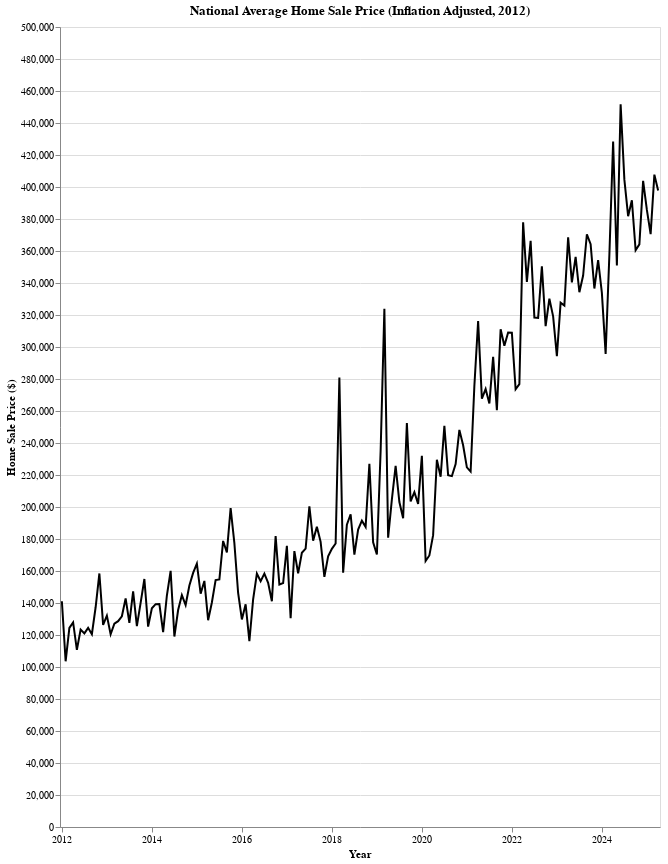

The cell this chart's notebook holds for it:
### Code cell
# tick marks on x-axis only for January 1st dates of even years.
xticks = list(df_nat_avg[df_nat_avg['DATE'].str.endswith('01-01')]['DATE'].unique())
xticks = xticks[::2]
# Use only the year value for x-axis labels.
date_axis_labels = (
    "datum.label == '2012-01-01' ? '2012'\
    : datum.label == '2014-01-01' ? '2014'\
    : datum.label == '2016-01-01' ? '2016'\
    : datum.label == '2018-01-01' ? '2018'\
    : datum.label == '2020-01-01' ? '2020'\
    : datum.label == '2022-01-01' ? '2022'\
    : datum.label == '2024-01-01' ? '2024'\
    : 'Other'"
)

# Line chart for sale price national average.
line_nat_avg = alt.Chart(
    df_nat_avg
    ).mark_line(
        color='black'
        ).encode(
            x = alt.X('DATE', axis=alt.Axis(
                values=xticks,
                labelExpr=date_axis_labels,
                labelAngle=0,
                title='Year'
                )
            ),
            y = alt.Y('SALE_PRICE', title='Home Sale Price ($)')
            ).properties(
                width=600,
                height=800,
                title=
                'National Average Home Sale Price (Inflation Adjusted, 2012)'
                )

line_nat_avg

### Figure 1 — Vega-Lite specification as saved in the notebook (floating-point values rounded to 4 significant figures; data arrays with more than 128 entries replaced by an {"elided": "..."} marker saying what was removed)
{"config": {"view": {"continuousWidth": 300, "continuousHeight": 300}}, "data": {"name": "data-139a7d8e95d6ced2183e493bbd3eb167"}, "mark": {"type": "line", "color": "black"}, "encoding": {"x": {"axis": {"labelAngle": 0, "labelExpr": "datum.label == '2012-01-01' ? '2012'    : datum.label == '2014-01-01' ? '2014'    : datum.label == '2016-01-01' ? '2016'    : datum.label == '2018-01-01' ? '2018'    : datum.label == '2020-01-01' ? '2020'    : datum.label == '2022-01-01' ? '2022'    : datum.label == '2024-01-01' ? '2024'    : 'Other'", "title": "Year", "values": ["2012-01-01", "2014-01-01", "2016-01-01", "2018-01-01", "2020-01-01", "2022-01-01", "2024-01-01"]}, "field": "DATE", "type": "nominal"}, "y": {"field": "SALE_PRICE", "title": "Home Sale Price ($)", "type": "quantitative"}}, "height": 800, "title": "National Average Home Sale Price (Inflation Adjusted, 2012)", "width": 600, "$schema": "https://vega.github.io/schema/vega-lite/v5.17.0.json", "datasets": {"data-139a7d8e95d6ced2183e493bbd3eb167": {"elided": "160 records"}}}
